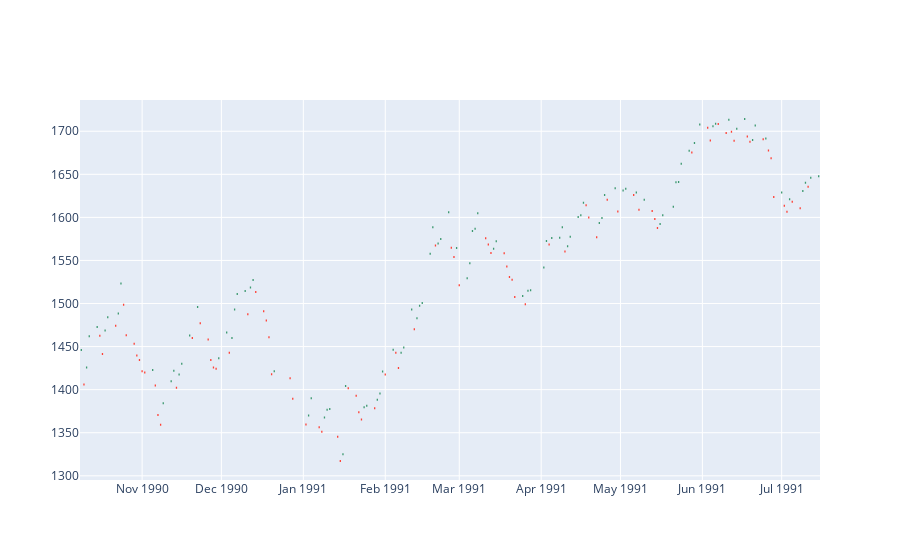

Source (notebook cell):
### Markdown cell above
# Load data

### Code cell
PATH = "../Data/DAX/yahoo_fin/"

def load(filename="1d"):
     data = pd.read_csv(PATH+"{}.csv".format(filename))
     return data
def save(filename, data):
     data.to_csv(PATH+filename+".csv")

data = load("1d")
period = data[200:400]
fig = go.Figure(data=[go.Candlestick(x=period[period.columns[0]],
                open=period['open'], high=period['high'],
                low=period['low'], close=period['close'])
                     ])

fig.update_layout(xaxis_rangeslider_visible=False)
fig.show()

### Figure 1 — Plotly figure (JSON) as saved in the notebook; plotly's stock layout.template omitted (floating-point values rounded to 4 significant figures; data arrays with more than 128 entries replaced by an {"elided": "..."} marker saying what was removed)
{"data": [{"close": {"elided": "200 float values"}, "high": {"elided": "200 float values"}, "low": {"elided": "200 float values"}, "open": {"elided": "200 float values"}, "type": "candlestick", "x": {"elided": "200 str values"}}], "layout": {"xaxis": {"rangeslider": {"visible": false}}}}
